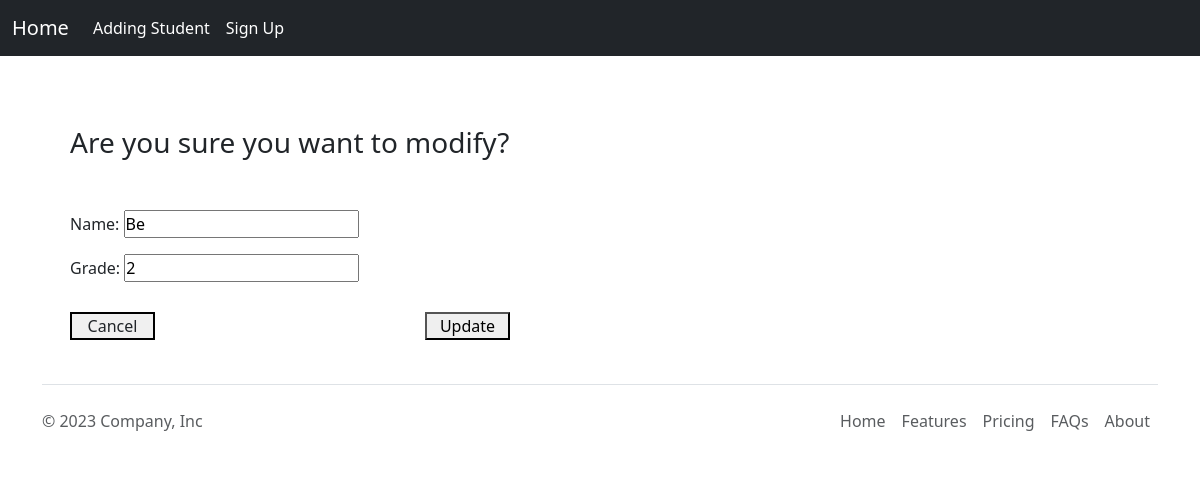
/update/2, run on an earlier commit of the app's database.
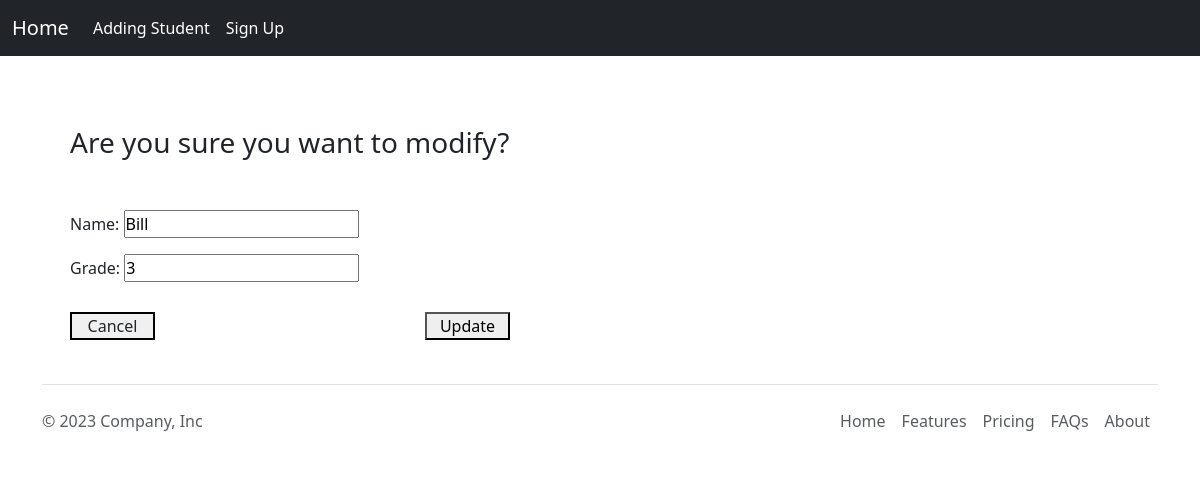
And on a later commit of the database.
### app/models.py (models this page shows, shortened)
class Student(models.Model):
    name = models.CharField(max_length=30)
    lastname = models.CharField(max_length=30)
    grade = models.IntegerField()

### app/views.py (the view)
# urls.py: path('update/<int:pk>', StudentUpdate.as_view(), name='update'),
class StudentUpdate(UpdateView):
    model = Student
    template_name = 'update.html'
    success_url = reverse_lazy('home')
    fields = ['name', 'grade']

### templates/update.html (shortened to what this page needs)
{% extends 'base.html' %}
{% block content %}
    <div class="modify">
        <h3>Are you sure you want to modify?</h3>
        <form method="POST">
            {{ form.as_p }}
            <div class="footer">
                <div class="cancel_modify"><a href="{% url 'home' %}"> Cancel</a></div>
                <button type="submit"> Update </button>
            </div>
        </form>
    </div>
{% endblock %}

What changed in the data, as far as the page shows it:
changed Student: name "Be" → "Bill"; grade "2" → "3"
